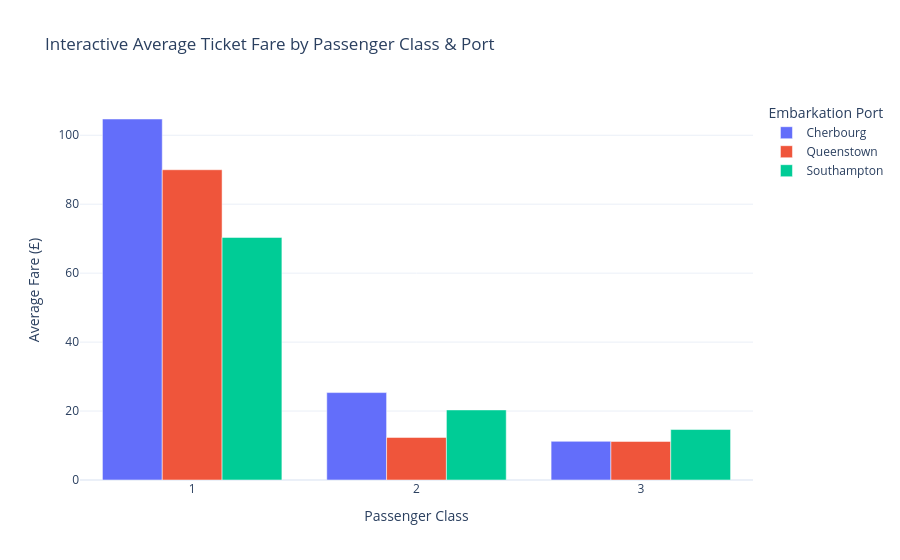

Notebook cell for this chart:
### Code cell
df_grouped = df.groupby(['pclass', 'embark_town'], observed=False).agg(
    average_fare=('fare', 'mean'),
    passenger_count=('fare', 'count')
).reset_index()

fig3 = px.bar(
    df_grouped, 
    x='pclass', 
    y='average_fare', 
    color='embark_town',  
    barmode='group',
    hover_data=['passenger_count', 'embark_town'], 
    labels={'pclass': 'Passenger Class', 'average_fare': 'Average Fare (£)', 'embark_town': 'Embarkation Port', 'passenger_count': 'Total Passengers'},
    title='Interactive Average Ticket Fare by Passenger Class & Port'
)

fig3.update_layout(template='plotly_white')

fig3.write_html("titanic_bar_fare_class.html")
fig3.show()

### Figure 1 — Plotly figure (JSON) as saved in the notebook; plotly's stock layout.template omitted (floating-point values rounded to 4 significant figures)
{"data": [{"alignmentgroup": "True", "customdata": [[85, "Cherbourg"], [17, "Cherbourg"], [66, "Cherbourg"]], "hovertemplate": "Embarkation Port=%{customdata[1]}<br>Passenger Class=%{x}<br>Average Fare (£)=%{y}<br>Total Passengers=%{customdata[0]}<extra></extra>", "legendgroup": "Cherbourg", "marker": {"color": "#636efa", "pattern": {"shape": ""}}, "name": "Cherbourg", "offsetgroup": "Cherbourg", "orientation": "v", "showlegend": true, "textposition": "auto", "type": "bar", "x": [1, 2, 3], "xaxis": "x", "y": [104.7, 25.36, 11.21], "yaxis": "y"}, {"alignmentgroup": "True", "customdata": [[2, "Queenstown"], [3, "Queenstown"], [72, "Queenstown"]], "hovertemplate": "Embarkation Port=%{customdata[1]}<br>Passenger Class=%{x}<br>Average Fare (£)=%{y}<br>Total Passengers=%{customdata[0]}<extra></extra>", "legendgroup": "Queenstown", "marker": {"color": "#EF553B", "pattern": {"shape": ""}}, "name": "Queenstown", "offsetgroup": "Queenstown", "orientation": "v", "showlegend": true, "textposition": "auto", "type": "bar", "x": [1, 2, 3], "xaxis": "x", "y": [90.0, 12.35, 11.18], "yaxis": "y"}, {"alignmentgroup": "True", "customdata": [[127, "Southampton"], [164, "Southampton"], [353, "Southampton"]], "hovertemplate": "Embarkation Port=%{customdata[1]}<br>Passenger Class=%{x}<br>Average Fare (£)=%{y}<br>Total Passengers=%{customdata[0]}<extra></extra>", "legendgroup": "Southampton", "marker": {"color": "#00cc96", "pattern": {"shape": ""}}, "name": "Southampton", "offsetgroup": "Southampton", "orientation": "v", "showlegend": true, "textposition": "auto", "type": "bar", "x": [1, 2, 3], "xaxis": "x", "y": [70.36, 20.33, 14.64], "yaxis": "y"}], "layout": {"barmode": "group", "legend": {"title": {"text": "Embarkation Port"}, "tracegroupgap": 0}, "title": {"text": "Interactive Average Ticket Fare by Passenger Class & Port"}, "xaxis": {"anchor": "y", "domain": [0, 1], "title": {"text": "Passenger Class"}}, "yaxis": {"anchor": "x", "domain": [0, 1], "title": {"text": "Average Fare (£)"}}}}
